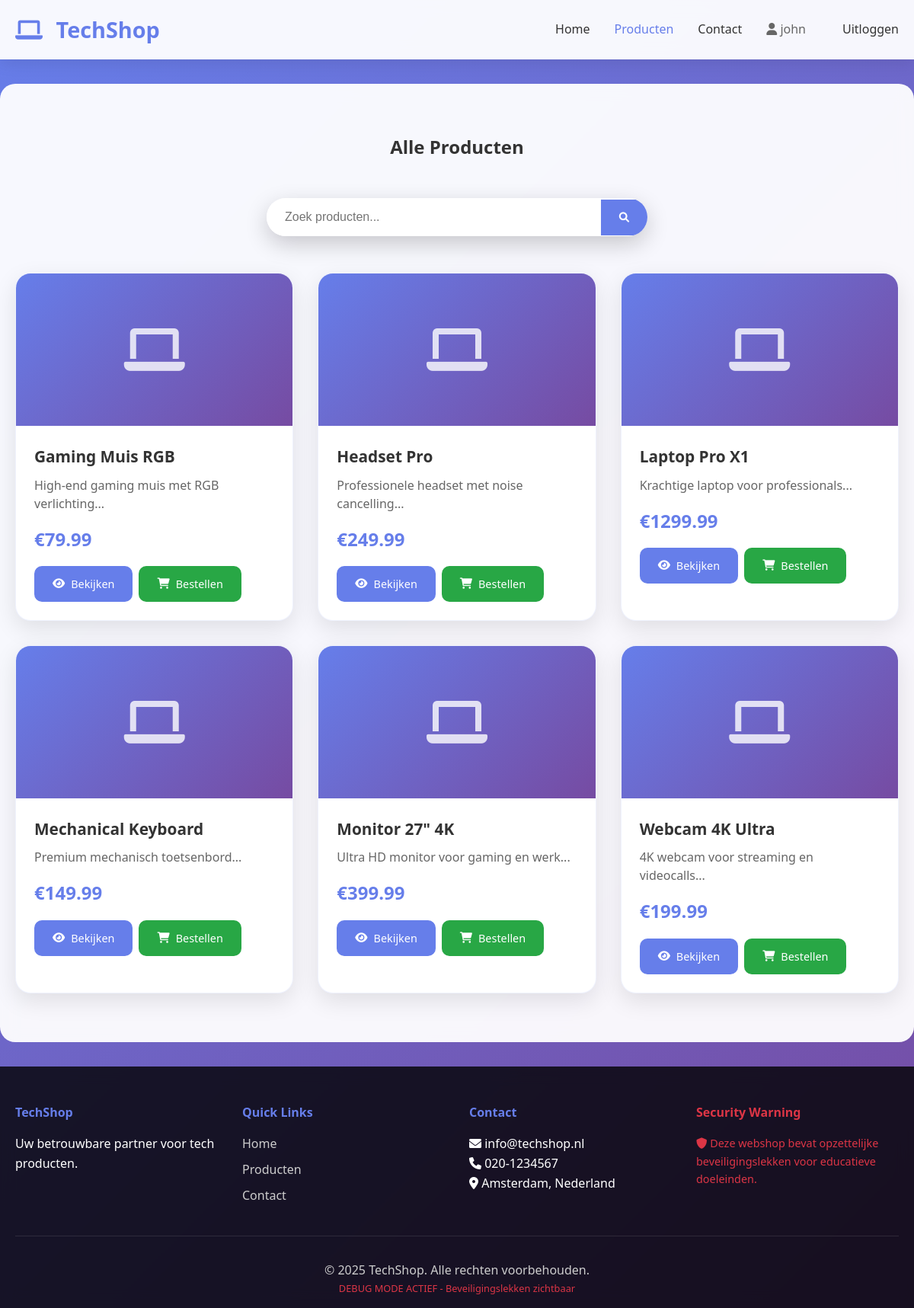
The page /products.php (signed in) on the database its author committed.
### tables this page shows
CREATE TABLE products (
    id INT AUTO_INCREMENT PRIMARY KEY,
    name VARCHAR(100) NOT NULL,
    description TEXT,
    price DECIMAL(10,2) NOT NULL,
    stock INT DEFAULT 0,
    image_url VARCHAR(255),
    created_at TIMESTAMP DEFAULT CURRENT_TIMESTAMP
);

### config.php (called while the page is built, shortened)
<?php
$host = "localhost";
$user = "root";
$password = "";
$dbname = "webshop";
$conn = new mysqli($host, $user, $password, $dbname);
function executeQuery($query) {
    global $conn;
    $result = $conn->query($query);
    return $result;
}
?>

### products.php (the view, shortened to what this page needs)
<?php
require_once 'config.php';
$search = $_GET['search'] ?? '';
if ($search) {
    $query = "SELECT * FROM products WHERE name LIKE '%$search%' OR description LIKE '%$search%'";
} else {
    $query = "SELECT * FROM products ORDER BY name";
}
$result = executeQuery($query);
include 'includes/header.php';
?>
    <section class="products-section" style="margin-top: 2rem;">
        <div class="container">
            <h2 style="text-align: center; margin-bottom: 3rem;">
                <?php echo $search ? "Zoekresultaten voor: " . $search : "Alle Producten"; ?>
            </h2>
            <div style="text-align: center; margin-bottom: 3rem;">
                <form method="GET" class="search-form">
                    <input type="text" name="search" placeholder="Zoek producten..."
                           value="<?php echo $search; ?>">
                    <button type="submit"><i class="fas fa-search"></i></button>
                </form>
            </div>
            <div class="products-grid">
                <?php while ($product = $result->fetch_assoc()): ?>
                    <div class="product-card">
                        <div class="product-image">
                            <i class="fas fa-laptop product-icon"></i>
                        </div>
                        <div class="product-info">
                            <h4><?php echo $product['name']; ?></h4>
                            <p><?php echo substr($product['description'], 0, 100); ?>...</p>
                            <div class="product-price">€<?php echo $product['price']; ?></div>
                            <div class="product-actions">
                                <a href="product.php?id=<?php echo $product['id']; ?>" class="btn btn-primary">
                                    <i class="fas fa-eye"></i> Bekijken
                                </a>
                                <a href="order.php?product_id=<?php echo $product['id']; ?>" class="btn btn-success">
                                    <i class="fas fa-shopping-cart"></i> Bestellen
                                </a>
                            </div>
                        </div>
                    </div>
                <?php endwhile; ?>
            </div>
        </div>
    </section>
<?php include 'includes/footer.php'; ?>

### styles.css (style rules this page uses)
* { margin: 0; padding: 0; box-sizing: border-box; }
body { font-family: 'Segoe UI', Tahoma, Geneva, Verdana, sans-serif; line-height: 1.6; color: #333; background: linear-gradient(135deg, #667eea 0%, #764ba2 100%); min-height: 100vh; }
.container { max-width: 1200px; margin: 0 auto; padding: 0 20px; }
.search-form { display: flex; max-width: 500px; margin: 2rem auto; background: white; border-radius: 50px; overflow: hidden; box-shadow: 0 10px 30px rgba(0,0,0,0.2); align-items: center; }
.search-form input[type="text"] { flex: 1; padding: 1rem 1.5rem; border: none; outline: none; font-size: 1rem; }
.search-form button { padding: 1rem 1.5rem; background: #667eea; color: white; border: none; cursor: pointer; transition: background 0.3s ease; }
.products-section { padding: 4rem 0; background: rgba(255, 255, 255, 0.95); backdrop-filter: blur(10px); margin: 2rem 0; border-radius: 20px; }
.products-grid { display: grid; grid-template-columns: repeat(auto-fit, minmax(300px, 1fr)); gap: 2rem; }
.product-card { background: white; border-radius: 20px; overflow: hidden; box-shadow: 0 10px 30px rgba(0,0,0,0.1); transition: all 0.3s ease; border: 1px solid rgba(102, 126, 234, 0.1); }
.product-image { height: 200px; background: linear-gradient(135deg, #667eea, #764ba2); display: flex; align-items: center; justify-content: center; position: relative; overflow: hidden; }
.product-icon { font-size: 4rem; color: white; opacity: 0.8; }
.product-info { padding: 1.5rem; }
.product-info h4 { font-size: 1.3rem; margin-bottom: 0.5rem; color: #333; font-weight: 600; }
.product-info p { color: #666; margin-bottom: 1rem; line-height: 1.5; }
.product-price { font-size: 1.5rem; font-weight: 700; color: #667eea; margin-bottom: 1rem; }
.product-actions { display: flex; gap: 0.5rem; flex-wrap: wrap; }
.btn { display: inline-flex; align-items: center; gap: 0.5rem; padding: 0.75rem 1.5rem; border: none; border-radius: 10px; text-decoration: none; font-weight: 500; transition: all 0.3s ease; cursor: pointer; font-size: 0.9rem; text-align: center; justify-content: center; }
.btn-primary { background: #667eea; color: white; }
.btn-success { background: #28a745; color: white; }

### rows shown on the page
products: name "Gaming Muis RGB", description "High-end gaming muis met RGB verlichting", price "79.99"
products: name "Headset Pro", description "Professionele headset met noise cancelling", price "249.99"
products: name "Laptop Pro X1", description "Krachtige laptop voor professionals", price "1299.99"
products: name "Mechanical Keyboard", description "Premium mechanisch toetsenbord", price "149.99"
products: name "Monitor 27\" 4K", description "Ultra HD monitor voor gaming en werk", price "399.99"
products: name "Webcam 4K Ultra", description "4K webcam voor streaming en videocalls", price "199.99"

### other values the page prints
$_SESSION['username'] "john"
